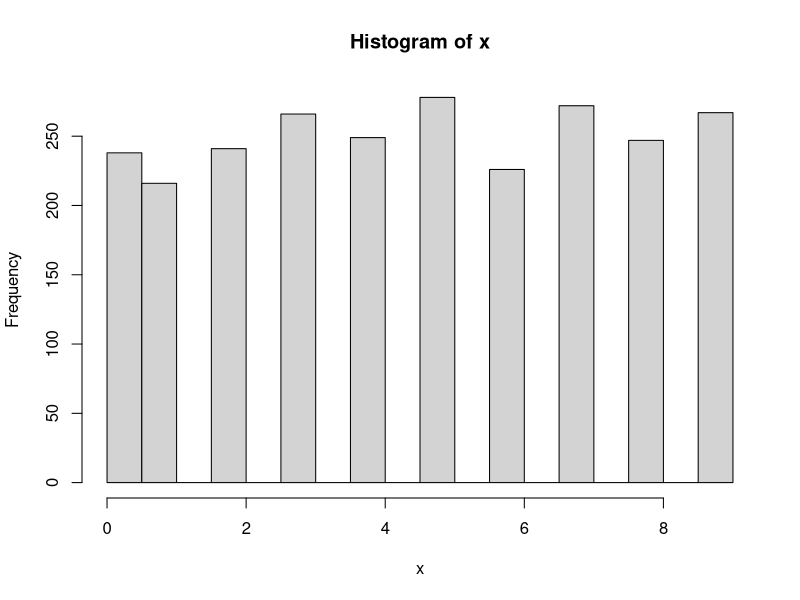
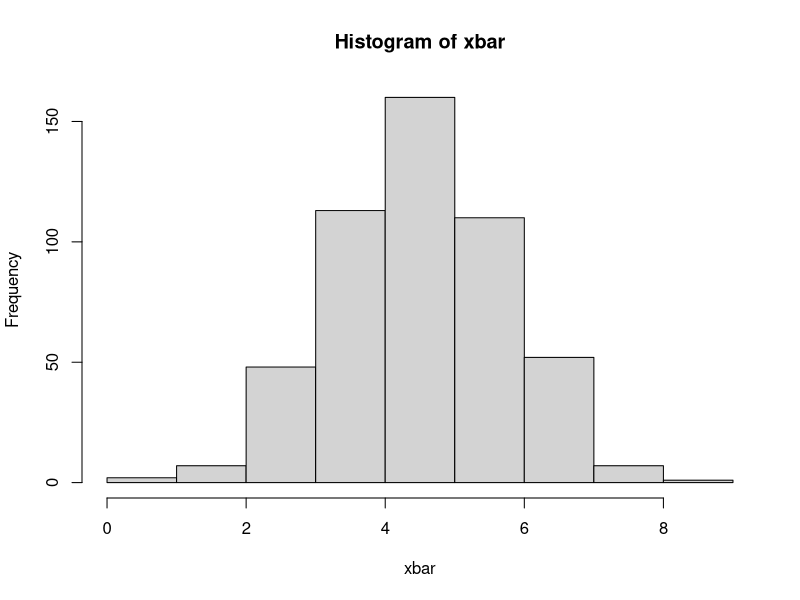

The R source for these figures, in order:
# 0부터 9까지 정수를 균일분포로 2,500개 생성
x <- floor(runif(2500, 0, 10));
x
hist(x)
mean(x)
sd(x)

# 2,500개의 정수를 크기가 5인 배열 생성성
y <- array(x, c(500, 5))

# 크기 5인 표본에서 표본 평균 구해서 500개의 표본평균 생성
xbar <- apply(y, 1, mean)
hist(xbar)
mean(xbar)
sd(xbar)
